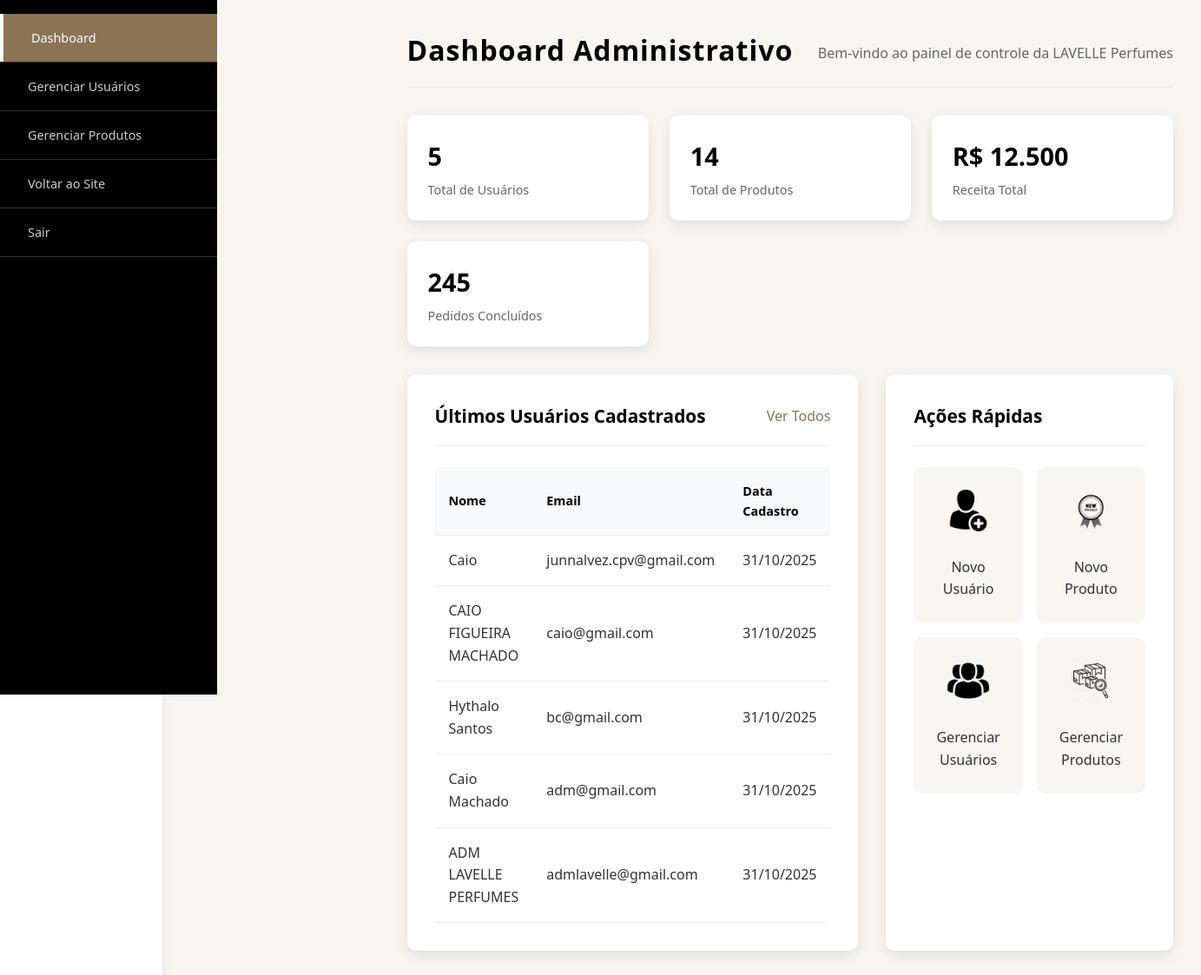
/admin/dashboard.php (signed in), run on the app's committed database.
### tables this page shows
CREATE TABLE `usuarios` (
  `id` int(11) NOT NULL,
  `nome` varchar(100) NOT NULL,
  `email` varchar(150) NOT NULL,
  `senha` varchar(255) NOT NULL,
  `data_cadastro` timestamp NOT NULL DEFAULT current_timestamp(),
  `telefone` varchar(20) DEFAULT NULL,
  `endereco` text DEFAULT NULL,
  `cidade` varchar(100) DEFAULT NULL,
  `estado` varchar(50) DEFAULT NULL,
  `cep` varchar(10) DEFAULT NULL,
  `foto_perfil` varchar(255) DEFAULT NULL,
  `created_at` timestamp NOT NULL DEFAULT current_timestamp()
);

### admin/dashboard.php (the view, shortened to what this page needs)
<?php
$database = new Database();
$db = $database->getConnection();
$total_usuarios = 0;
$total_produtos = 0;
$ultimos_usuarios = [];
try {
    $query_usuarios = "SELECT COUNT(*) as total FROM usuarios";
    $stmt_usuarios = $db->prepare($query_usuarios);
    $stmt_usuarios->execute();
    $total_usuarios = $stmt_usuarios->fetch(PDO::FETCH_ASSOC)['total'];
} catch(PDOException $e) {
    $total_usuarios = 0;
}
try {
    $query_produtos = "SELECT COUNT(*) as total FROM produtos";
    $stmt_produtos = $db->prepare($query_produtos);
    $stmt_produtos->execute();
    $total_produtos = $stmt_produtos->fetch(PDO::FETCH_ASSOC)['total'];
} catch(PDOException $e) {
    $total_produtos = 0;
}
try {
    $query_ultimos_usuarios = "SELECT nome, email, created_at FROM usuarios ORDER BY created_at DESC LIMIT 5";
    $stmt_ultimos_usuarios = $db->prepare($query_ultimos_usuarios);
    $stmt_ultimos_usuarios->execute();
    $ultimos_usuarios = $stmt_ultimos_usuarios->fetchAll(PDO::FETCH_ASSOC);
} catch(PDOException $e) {
    $ultimos_usuarios = [];
}
include 'includes/header.php';
include 'includes/sidebar.php';
?>
<div class="main-content">
    <div class="page-header">
        <h1>Dashboard Administrativo</h1>
        <p>Bem-vindo ao painel de controle da LAVELLE Perfumes</p>
    </div>
    <div class="stats-grid">
        <div class="stat-card">
            <div class="stat-info">
                <div class="stat-number"><?php echo $total_usuarios; ?></div>
                <div class="stat-label">Total de Usuários</div>
            </div>
        </div>
        <div class="stat-card">
            <div class="stat-info">
                <div class="stat-number"><?php echo $total_produtos; ?></div>
                <div class="stat-label">Total de Produtos</div>
            </div>
        </div>
        <div class="stat-card">
            <div class="stat-info">
                <div class="stat-number">R$ 12.500</div>
                <div class="stat-label">Receita Total</div>
            </div>
        </div>
        <div class="stat-card">
            <div class="stat-info">
                <div class="stat-number">245</div>
                <div class="stat-label">Pedidos Concluídos</div>
            </div>
        </div>
    </div>
    <div class="content-grid">
        <div class="content-card">
            <div class="card-header">
                <h2>Últimos Usuários Cadastrados</h2>
                <a href="usuarios.php" class="btn-link">Ver Todos</a>
            </div>
            <div class="table-responsive">
                <?php if(!empty($ultimos_usuarios)): ?>
                    <table class="data-table">
                        <thead>
                            <tr>
                                <th>Nome</th>
                                <th>Email</th>
                                <th>Data Cadastro</th>
                            </tr>
                        </thead>
                        <tbody>
                            <?php foreach($ultimos_usuarios as $usuario): ?>
                            <tr>
                                <td><?php echo htmlspecialchars($usuario['nome']); ?></td>
                                <td><?php echo htmlspecialchars($usuario['email']); ?></td>
                                <td>
                                    <?php
                                    if(isset($usuario['created_at'])) {
                                        echo date('d/m/Y', strtotime($usuario['created_at']));
                                    } else {
                                        echo 'N/A';
                                    }
                                    ?>
                                </td>
                            </tr>
                            <?php endforeach; ?>
                        </tbody>
                    </table>
                <?php else: ?>
                    <p style="text-align: center; color: #666; padding: 2rem;">
                        <?php echo $total_usuarios === 0 ? 'Nenhum usuário cadastrado.' : 'Erro ao carregar usuários.'; ?>
                    </p>
                <?php endif; ?>
            </div>
        </div>
        <div class="content-card">
            <div class="card-header">
                <h2>Ações Rápidas</h2>
            </div>
            <div class="quick-actions">
                <a href="usuarios.php?action=create" class="quick-action-btn">
                    <div class="action-icon">
                        <img src="../novouser.png" alt="Novo Usuário" class="action-icon-img">
                    </div>
                    <span>Novo Usuário</span>
                </a>
                <a href="produtos.php?action=create" class="quick-action-btn">
                    <div class="action-icon">
                        <img src="../novo.png" alt="Novo Produto" class="action-icon-img">
                    </div>
                    <span>Novo Produto</span>
                </a>
                <a href="usuarios.php" class="quick-action-btn">
                    <div class="action-icon">
                        <img src="../iconmais.png" alt="Gerenciar Usuários" class="action-icon-img">
                    </div>
                    <span>Gerenciar Usuários</span>
                </a>
                <a href="produtos.php" class="quick-action-btn">
                    <div class="action-icon">
                        <img src="../gerenciarprodutos.png" alt="Gerenciar Produtos" class="action-icon-img">
                    </div>
                    <span>Gerenciar Produtos</span>
                </a>
            </div>
        </div>
    </div>
</div>
<?php include 'includes/footer.php'; ?>

### admin/css/style.css (style rules this page uses)
* { margin: 0; padding: 0; box-sizing: border-box; font-family: 'Segoe UI', Tahoma, Geneva, Verdana, sans-serif; }
body { background-color: #f9f5f0; color: #333; line-height: 1.6; }
.main-content { flex: 1; margin-left: 250px; padding: 2rem; }
.page-header { display: flex; justify-content: space-between; align-items: center; margin-bottom: 2rem; padding-bottom: 1rem; border-bottom: 2px solid #eee; }
.page-header h1 { font-size: 2rem; color: #000; letter-spacing: 1px; }
.page-header p { color: #666; margin-top: 0.5rem; }
.btn-link { color: #8b7355; text-decoration: none; font-weight: 500; transition: color 0.3s; }
.stats-grid { display: grid; grid-template-columns: repeat(auto-fit, minmax(250px, 1fr)); gap: 1.5rem; margin-bottom: 2rem; }
.stat-card { background: white; padding: 1.5rem; border-radius: 10px; box-shadow: 0 5px 15px rgba(0,0,0,0.1); display: flex; align-items: center; gap: 1rem; transition: transform 0.3s; }
.stat-number { font-size: 1.8rem; font-weight: bold; color: #000; margin-bottom: 0.25rem; }
.stat-label { color: #666; font-size: 0.9rem; }
.content-grid { display: grid; grid-template-columns: 2fr 1fr; gap: 2rem; }
.content-card { background: white; padding: 2rem; border-radius: 10px; box-shadow: 0 5px 15px rgba(0,0,0,0.1); }
.card-header { display: flex; justify-content: space-between; align-items: center; margin-bottom: 1.5rem; padding-bottom: 1rem; border-bottom: 1px solid #eee; }
.card-header h2 { font-size: 1.3rem; color: #000; }
.table-responsive { overflow-x: auto; }
.data-table { width: 100%; border-collapse: collapse; }
.data-table th, .data-table td { padding: 1rem; text-align: left; border-bottom: 1px solid #eee; }
.data-table th { background: #f8f9fa; font-weight: 600; color: #000; font-size: 0.9rem; }
.quick-actions { display: grid; grid-template-columns: 1fr 1fr; gap: 1rem; }
.quick-action-btn { background: #f9f5f0; padding: 1.5rem; border-radius: 10px; text-decoration: none; color: #333; text-align: center; transition: all 0.3s; border: 2px solid transparent; }
.action-icon { font-size: 2rem; margin-bottom: 0.5rem; }
.action-icon-img { width: 48px; height: 48px; object-fit: contain; margin-bottom: 0.5rem; }

### data on the page
usuarios: nome "Caio", email "junnalvez.cpv@gmail.com", created_at "31/10/2025"
usuarios: nome "CAIO FIGUEIRA MACHADO", email "caio@gmail.com", created_at "31/10/2025"
usuarios: nome "Hythalo Santos", email "bc@gmail.com", created_at "31/10/2025"
usuarios: nome "Caio Machado", email "adm@gmail.com", created_at "31/10/2025"
usuarios: nome "ADM LAVELLE PERFUMES", email "admlavelle@gmail.com", created_at "31/10/2025"

### other printed values
$total_usuarios "5"
$total_produtos "14"
